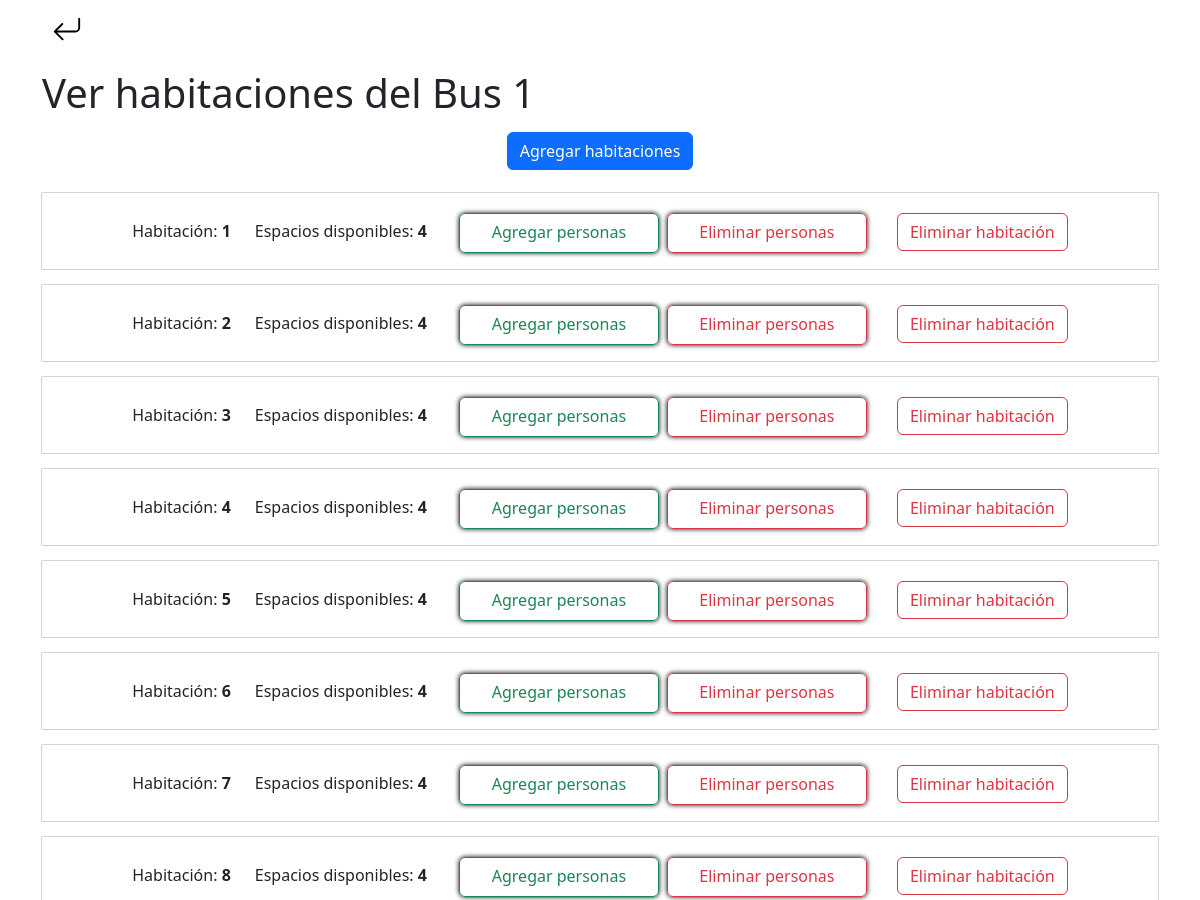
The app's page /view_rooms/1/ (signed in, upper part), older data.
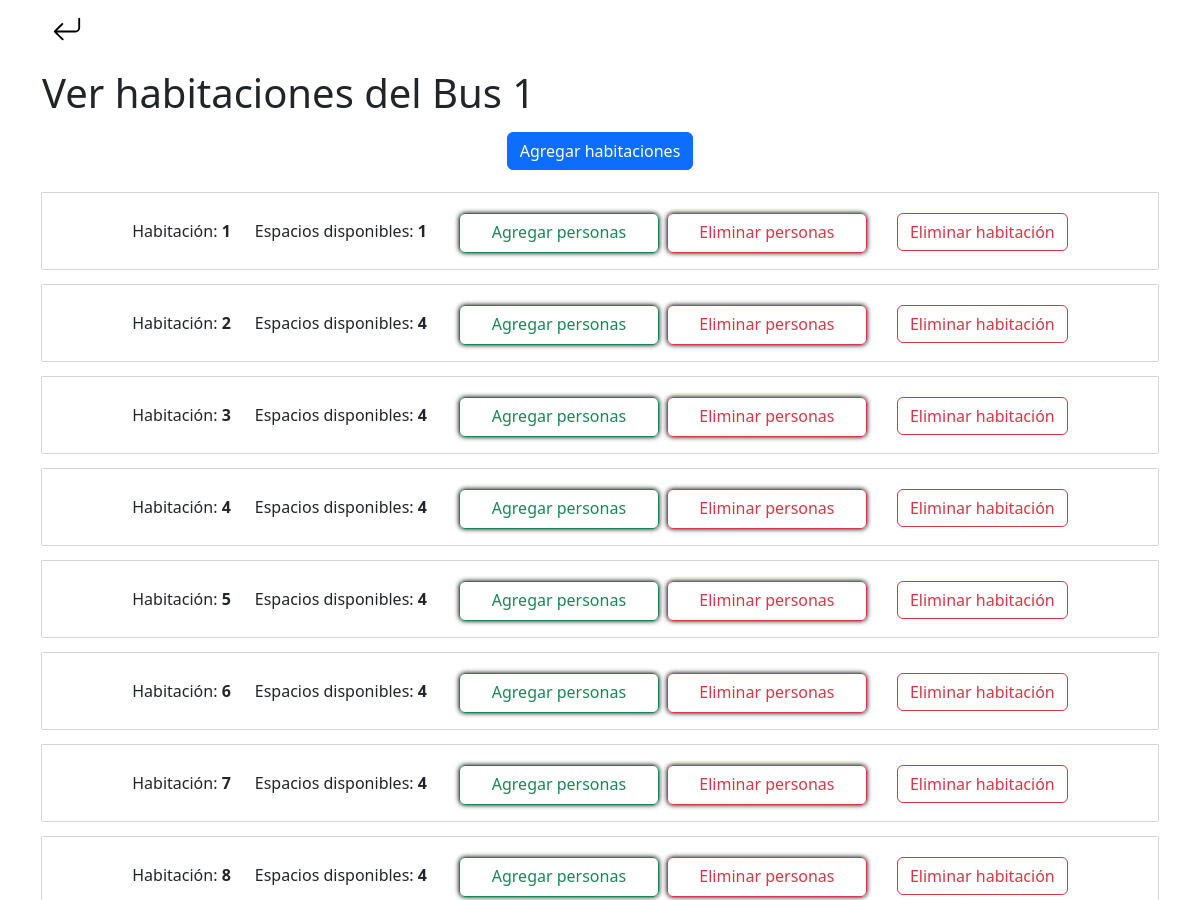
The same page, newer data.
### pagePrincipal/models.py (models this page shows)
class Room(models.Model):
    number = models.CharField(max_length=10, null=True, blank=True)
    max_capacity = models.PositiveIntegerField(default=4)
    min_capacity = models.PositiveIntegerField(default=1)
    remaining_spaces = models.IntegerField(default=4)
    users = models.ManyToManyField(User, blank=True)
    companions = models.ManyToManyField(Companions, blank=True)
    rooms_bus = models.ForeignKey(Rooms_Bus, on_delete=models.CASCADE)

### Panel_Admin/views.py (the view)
# urls.py: path('view_rooms/<int:room_id>/', viewRooms.as_view(), name='ViewRooms'),
class viewRooms(LoginRequiredMixin, View):
    login_url = '/'
    def get(self, request, room_id):
        room = Rooms_Bus.objects.get(bus=room_id)
        rooms = Room.objects.annotate(
            number_as_int=Cast('number', IntegerField())
        ).filter(rooms_bus=room).order_by('number_as_int')
        bus_id = room_id
        return render(request, 'view-rooms.html', {'rooms': rooms, 'room_search': room, 'bus_id': bus_id})

### pageLogin/models.py (called while the page is built)
    def __str__(self):
        return self.nombre

### templates/view-rooms.html (shortened to what this page needs)
{% extends 'PanelAdmin.html' %}
{% load static %}
{% load pwa %}
{% block content %}
<section class="bus">
    <section class="back">
        <div class="container">
            <a href="{% url 'ViewBus' bus_id %}">
            </a>
        </div>
    </section>
    <div class="container">
        <h1 class="mt-4">Ver habitaciones del {{room_search.bus}}</h1>
        <div class="buttons-row" style="margin: 15px 0px;">
            <a href="{% url 'AddRooms' bus_id %}" class="btn btn-primary mx-1">Agregar habitaciones</a>
        </div>
        <div class="car">
            <div class="card-body d-flex justify-content-center align-items-center flex-column">
                {% for room in rooms %}
                    <div class="room-card d-flex justify-content-center text-center my-2">
                        <p class="mt-3">Habitación: <span style="font-weight: bold;">{{room.number}}</span></p>
                        {% if room.remaining_spaces == 0 %}
                            <p class="mt-3 mx-2">Espacios disponibles: <span style="font-weight: bold;">0</span></p>
                        {% else %}
                            <p class="mt-3 mx-4">Espacios disponibles: <span style="font-weight: bold;">{{room.remaining_spaces}}</span></p>
                        {% endif %}
                        <a href="{% url 'AddUsersToRoom' room.id bus_id %}" class="btn btn-outline-success mx-2 mb-1 room-btn">Agregar personas</a>
                        <a href="{% url 'DeletePeopleFromRoom' room.id bus_id %}" class="btn btn-outline-danger room-btn">Eliminar personas</a>
                        <form action="{% url 'DeleteRoom' bus_id room.id %}" method="post" class="delete-room-form">
                            <button type="submit" class="btn btn-outline-danger delete-room-btn">Eliminar habitación</button>
                        </form>
                    </div>
                {% endfor %}
            </div>
        </div>
    </div>
</section>
{% endblock %}

Row changes from the older to the newer data that the page shows:
changed Room (number 1 of 8 on the later page): remaining_spaces "4" → "1"
